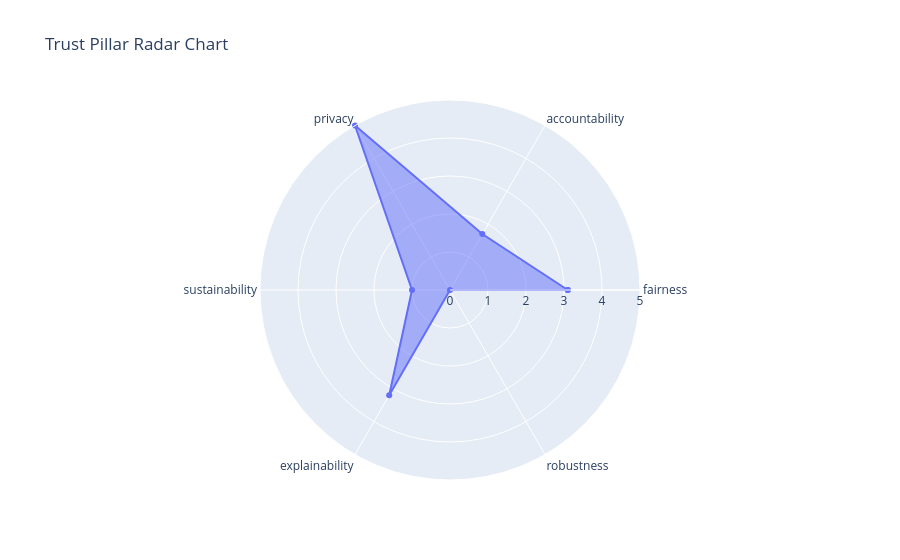

Notebook cell for this chart:
### Code cell
import plotly.graph_objects as go

# === Cargar datos ===
pillar_scores = results["pillar_score"]

# Convertir a listas
categories = list(pillar_scores.keys())
values = list(pillar_scores.values())

# Cerrar el polígono (importante en radar)
categories += [categories[0]]
values += [values[0]]

# Crear figura
fig_radar = go.Figure()

fig_radar.add_trace(go.Scatterpolar(
    r=values,
    theta=categories,
    fill='toself',
    name='Model Score',
    
))

fig_radar.update_layout(
    polar=dict(
        radialaxis=dict(
            visible=True,
            range=[0, 5]
        )
    ),
    title="Trust Pillar Radar Chart",
    showlegend=False
)

fig_radar.show()

### Figure 1 — Plotly figure (JSON) as saved in the notebook; plotly's stock layout.template omitted (floating-point values rounded to 4 significant figures)
{"data": [{"fill": "toself", "name": "Model Score", "r": [3.1, 1.7, 5, 1, 3.2, 0, 3.1], "theta": ["fairness", "accountability", "privacy", "sustainability", "explainability", "robustness", "fairness"], "type": "scatterpolar"}], "layout": {"polar": {"radialaxis": {"range": [0, 5], "visible": true}}, "showlegend": false, "title": {"text": "Trust Pillar Radar Chart"}}}
